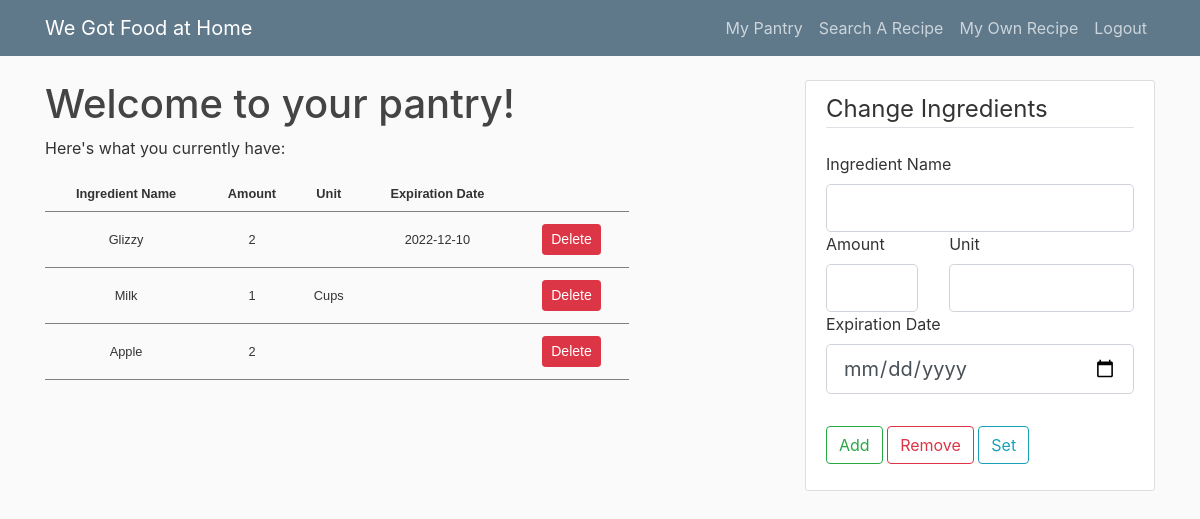
The page /my_pantry (signed in) on the database its author committed.
### wdwh/models.py (models this page shows, shortened)
class Ingredient(db.Model):
    id = db.Column(db.Integer, primary_key=True)
    name = db.Column(db.String(100), nullable=False)
    qty = db.Column(db.Integer, nullable=False)
    units = db.Column(db.String(100))

class PantryIngredient(Ingredient):
    user_id = db.Column(db.Integer, db.ForeignKey('user.id'))
    exp_date = db.Column(db.DateTime)

### wdwh/routes.py (the view, shortened to what this page needs)
@app.route("/my_pantry", methods=["GET", "POST"])
@login_required
def my_pantry():
    add_ingr_form = AddIngredientForm()
    all_ingr = PantryIngredient.query.filter_by(user_id=current_user.id).all()
    return render_template("pantry.html", title="My Pantry", add_form=add_ingr_form,
            all_ingr=all_ingr)

### wdwh/forms.py (shortened to what this page needs)
class AddIngredientForm(FlaskForm):
    ingr_name = StringField("Ingredient Name", validators=[DataRequired()])
    qty = IntegerField("Amount", validators=[Optional()])
    date = DateField("Expiration Date", validators=[Optional()])
    units = StringField("Unit", validators=[Optional()])
    add = SubmitField("Add")
    remove = SubmitField("Remove")
    set = SubmitField("Set")

### wdwh/models.py (called while the page is built)
@login_manager.user_loader
def load_user(user_id):
    return User.query.get(int(user_id))

### wdwh/templates/pantry.html (shortened to what this page needs)
{% extends "layout.html" %}
{% block content %}
<body>
    <h1>Welcome to your pantry!</h1>
    <p>Here's what you currently have:</p>
    {% if all_ingr %}
        <table>
            <tr>
                <th>Ingredient Name</th>
                <th>Amount</th>
                <th>Unit</th>
                <th>Expiration Date</th>
            </tr>
            {% for ingr in all_ingr %}
                <tr>
                    <td>{{ingr.name}}</td>
                    <td>{{ingr.qty}}</td>
                    <td>
                        {% if ingr.units %}
                            {{ingr.units}}
                        {% endif %}
                    </td>
                    <td>{% if ingr.exp_date %}
                        {{ingr.exp_date.date()}}
                        {% endif %}
                    </td>
                    <td>
                        <button type="button" class="btn btn-danger btn-sm m-1" data-toggle="modal" data-target="#deleteModal{{ingr.id}}">Delete</button>
                    </td>
                </tr>
            {% endfor %}
        </table>
    {% else %}
        <small class="text-muted">
            Your pantry is currently empty, try adding some ingredients!
        </small>
    {% endif %}
</body>
{% endblock content %}
{% block side %}
<div class="content-section">
    <form method="POST" action="">
        <fieldset class="form-group">
            <legend class="border-bottom mb-4">Change Ingredients</legend>
            <div class="form-group">
                {{ add_form.ingr_name.label(class="form-control-label") }}
                {% if add_form.ingr_name.errors %}
                    {{ add_form.ingr_name(class="form-control form-control-lg is-invalid") }}
                    <div class="invalid-feedback">
                        {% for error in add_form.ingr_name.errors %}
                            <span>{{ error }}</span>
                        {% endfor %}
                    </div>
                {% else %}
                    {{ add_form.ingr_name(class="form-control form-control-lg") }}
                {% endif %}
                <div style="float: left; width: 30%;">
                {{ add_form.qty.label(class="form-control-label") }}
                {% if add_form.qty.errors %}
                    {{ add_form.qty(class="form-control form-control-lg is-invalid") }}
                    <div class="invalid-feedback">
                        {% for error in add_form.qty.errors %}
                            <span>{{ error }}</span>
                        {% endfor %}
                    </div>
                {% else %}
                    {{ add_form.qty(class="form-control form-control-lg") }}
                {% endif %}
                </div>
                <div style="float: right; width: 60%;">
                {{ add_form.units.label(class="form-control-label") }}
                {% if add_form.units.errors %}
                    {{ add_form.qty(class="form-control form-control-lg is-invalid") }}
                    <div class="invalid-feedback">
                        {% for error in add_form.qty.errors %}
                            <span>{{ error }}</span>
                        {% endfor %}
                    </div>
                {% else %}
                    {{ add_form.units(class="form-control form-control-lg") }}
                {% endif %}
                </div>
                {{ add_form.date.label(class="form-control-label") }}
                {% if add_form.date.errors %}
                    {{ add_form.date(class="form-control form-control-lg is-invalid") }}
                    <div class="invalid-feedback">
                        {% for error in add_form.date.errors %}
                            <span>{{ error }}</span>
                        {% endfor %}
                    </div>
                {% else %}
                    {{ add_form.date(class="form-control form-control-lg") }}
                {% endif %}
            </div>
        </fieldset>
        <div class="form-group">
            {{ add_form.add(class="btn btn-outline-success") }}
            {{ add_form.remove(class="btn btn-outline-danger") }}
            {{ add_form.set(class="btn btn-outline-info") }}
        </div>
    </form>
</div>
{% endblock side %}

### wdwh/static/main.css (style rules this page uses)
body { background: #fafafa; color: #333333; margin-top: 5rem; }
h1, h2, h3, h4, h5, h6 { color: #444444; }
.content-section { background: #ffffff; padding: 10px 20px; border: 1px solid #dddddd; border-radius: 3px; margin-bottom: 20px; }
td,th { padding: 8px; text-align: center; }
tr { border-bottom: 1px solid grey; }
table { border-collapse: collapse; font-family: arial, sans-serif; font-size: .8rem; width: 80%; }

### rows shown on the page
PantryIngredient: name "Glizzy", qty "2", exp_date "2022-12-10"
PantryIngredient: name "Milk", qty "1", units "Cups"
PantryIngredient: name "Apple", qty "2"

### other values the page prints
{{ add_form.ingr_name.label(class="form-control-label") }} "Ingredient Name"
{{ add_form.qty.label(class="form-control-label") }} "Amount"
{{ add_form.units.label(class="form-control-label") }} "Unit"
{{ add_form.date.label(class="form-control-label") }} "Expiration Date"
